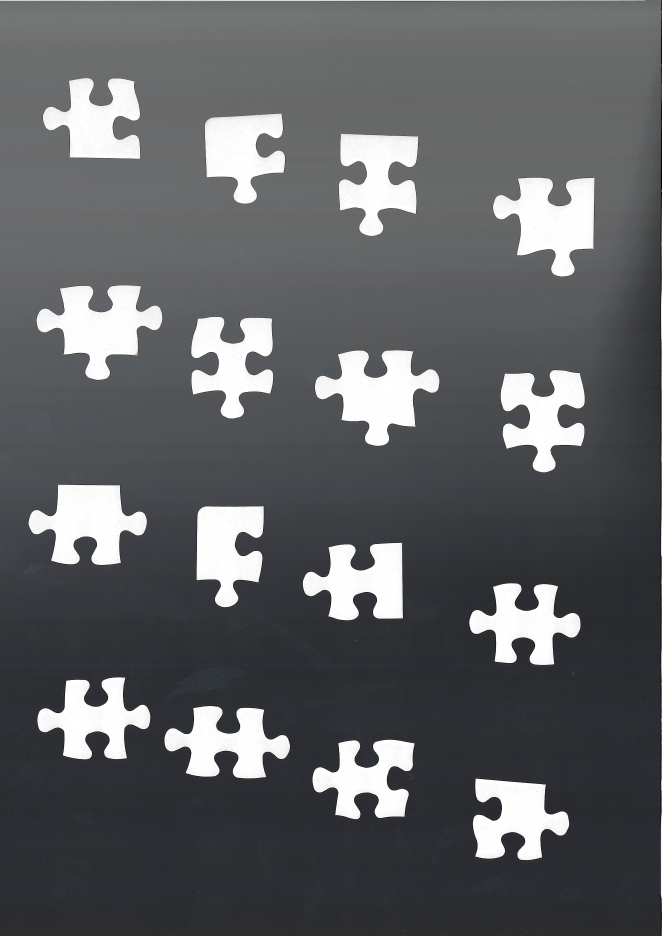
#> input picture 40pieces/input/40F1T16.png, 3306 x 4678 px (shown at 1/5 size)
$ python main.py
#> lines starting #> are read from the running program, lines starting #| are printed output that depends on the picture; after the words box and inside, x2 and y2 are one past the last pixel; in counts of white or black regions, pixels touching at a corner belong together
# -*- coding:utf-8 -*-
import math
import numpy as np
import cv2
import matplotlib.pyplot as plt
import pickle

def main():
    #カラー画像の読み取り
    img_src1 = cv2.imread("./input/40F1T16.png",1)
#> img_src1 is the input picture: shape (4678, 3306, 3); mean B, G, R 99.2, 96.8, 95.6
    img_src2 = cv2.imread("./input/40F17T32.png",1)
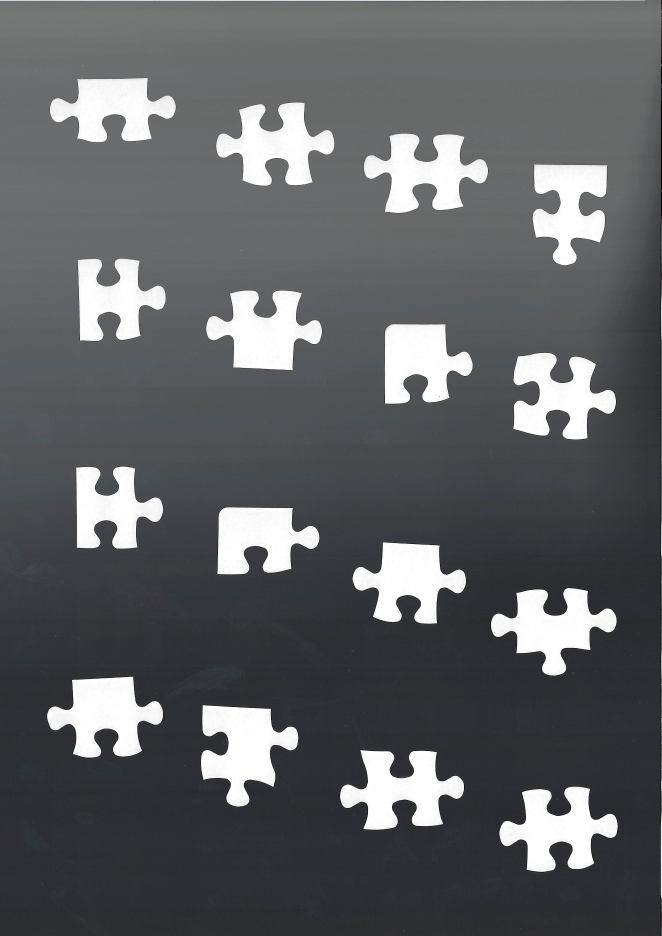
#> input picture 40pieces/input/40F17T32.png, 3306 x 4678 px (shown at 1/5 size)
#> img_src2 is the input picture: shape (4678, 3306, 3); mean B, G, R 99.8, 97.3, 96.2
    img_src3 = cv2.imread("./input/40F33T40.png",1)
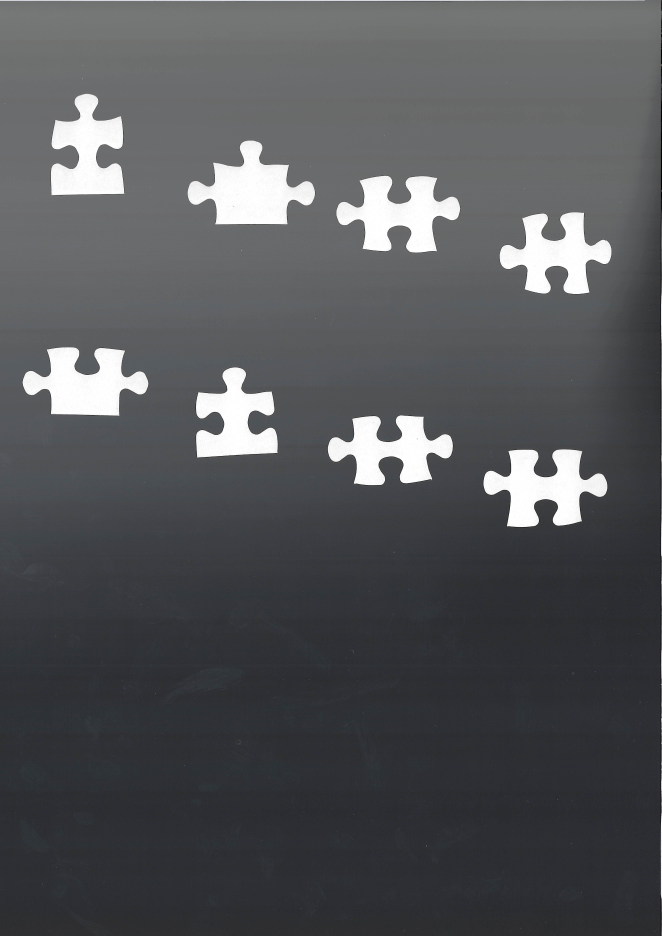
#> input picture 40pieces/input/40F33T40.png, 3306 x 4678 px (shown at 1/5 size)
#> img_src3 is the input picture: shape (4678, 3306, 3); mean B, G, R 88.1, 85.3, 84
    images = [img_src1,img_src2,img_src3]
    img_num = len(images)
#> img_num = 3
    p_num = 40
    """グレースケール，一度保存できればいい
    for i in range(6):
        img_gray = cv2.cvtColor(images[i],cv2.COLOR_BGR2GRAY)
        imname = "./output/Gray/"+ str(i+1) + ".png"
        cv2.imwrite(imname,img_gray)
    """

    #二値化
    #Otsu's thresholding after Gaussian filtering
    imgs_binary = [0,0,0]
    for i in range(img_num):
        img_gray = cv2.cvtColor(images[i],cv2.COLOR_BGR2GRAY)
        blur = cv2.GaussianBlur(img_gray,(5,5),0)
        ret3,imgs_binary[i] = cv2.threshold(blur,0,255,cv2.THRESH_BINARY+cv2.THRESH_OTSU)
#> after the loop, imgs_binary = 3 items
        #cv2.imwrite("./output/Binary/1_"+ str(i+1) + ".png",imgs_binary[i])

    #ラベリング処理
    imgs_data = [0,0,0]
    for i in range(img_num):
        #ラベリング処理(1):大きなノイズもラベリング
        img_color,imgs_data[i] ,center = Labeling(imgs_binary[i])
        #cv2.imwrite("./output/Label/L1_" + str(i+1) + ".png",img_color)
        #ノイズ除去(2):ピース以外のラベリングされた図形の削除
        removeNoise(imgs_binary[i],imgs_data[i],len(imgs_data[i]))
        #cv2.imwrite("./output/Binary/2_" + str(i+1) + ".png",imgs_binary[i])
        img_color,imgs_data[i],center = Labeling(imgs_binary[i])
        #np.savetxt('./output/CSV/before/BeforeData'+ str(i+1) +'.csv',imgs_data[i],delimiter=',')
        #クロージング(3)
        kernel = np.ones((2,2),np.uint8)
        imgs_binary[i] = closing(imgs_binary[i],kernel)
        #cv2.imwrite("./output/Binary/3_" + str(i+1) + ".png",imgs_binary[i])
        #ラベリング処理(3):ノイズ除去済み
        img_color,imgs_data[i],center = Labeling(imgs_binary[i])
#> this loop made 3 passes
#> pass 1, in main, `img_color,imgs_data[i] ,center = Labeling(imgs_binary[i])`:
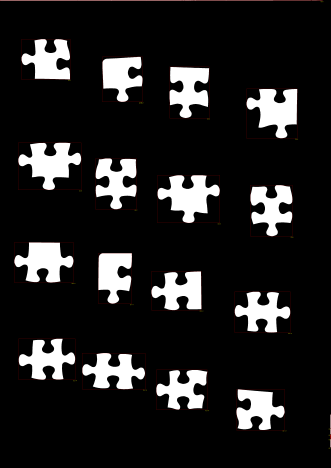
#> img_color: shape (4678, 3306, 3) (shown at 1/10 size); mean B, G, R 33.7, 33.7, 34.3
#> pass 1, in imgClip (call 2), `dst = src[y0:y1,x0:x1]`:
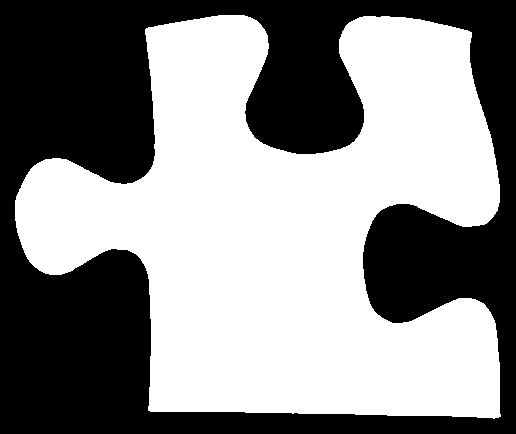
#> dst: shape (434, 516); 54.3% white; 1 black region, box (x1, y1, x2, y2) and area: (0, 0, 516, 434) 102276
#> pass 1, in imgClip (call 3), `dst = src[y0:y1,x0:x1]`:
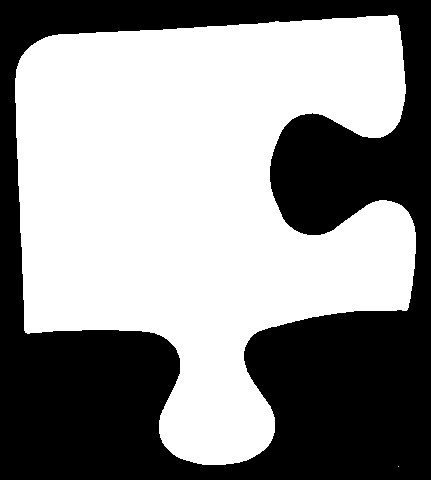
#> dst: shape (480, 431); 55.9% white; 1 black region, box (x1, y1, x2, y2) and area: (0, 0, 431, 480) 91131
#> after the loop, imgs_data = 3 items
        #cv2.imwrite("./output/Label/L2_" + str(i+1) + ".png",img_color)
        #np.savetxt("./output/CSV/after/AfterData"+ str(i+1) +".csv",imgs_data[i],delimiter=',')
    """ピースデータまとめるとき
    p_data = imgs_data[0]
    for i in range(1,img_num):
        p_data = np.append(p_data,imgs_data[i],axis=0)
    np.savetxt("./output/CSV/data.csv",p_data,delimiter=',')
    np.save('./output/CSV/data.npy', p_data)
    np.savetxt('./output/Test/binary1.txt',imgs_binary[0])
    np.savetxt("./output/Test/data.csv",p_data)
    """
    #メモ,27,83,86,100
    #処理が終了したピース数
    count = 0
    #ピースの画像データ104枚を入れる箱
    img_pieces = []
    #ピースのコーナーデータ104つを入れる箱
    p_corners = CornerDetection(imgs_data[0],imgs_binary[0],0,img_pieces)
    count = len(imgs_data[0])
    for i in range(1,len(imgs_data)):
        p_corners = np.append(p_corners,CornerDetection(imgs_data[i],imgs_binary[i],count,img_pieces),axis=0)
        count = count + len(imgs_data[i])

    p_chains = []
    p_points = [] #pointsリストの作成(x,y)
    #directionリストの作成(x,y)
    directions = [
                [ 1, 0], # 0
                [ 1,-1], # 1
                [ 0,-1], # 2
                [-1,-1], # 3
                [-1, 0], # 4
                [-1, 1], # 5
                [ 0, 1], # 6
                [ 1, 1]  # 7
                ]
    p_curvature = []
    p_degrees = []
    distance = 20
    for i in range(len(img_pieces)):
        p_chain,p_point = FreemanChainCode(img_pieces[i],directions)
        p_chains.append(p_chain)
        p_points.append(p_point)
        p_curvature.append(calcCurvature(img_pieces[i],p_point))
        degree = DegreeEquation(distance,p_point)
        p_degrees.append(degree)

    p_edge_list = []
    p_rough_list = []
    #ピースの4辺ごとの座標をまとめたリスト(最終的に使うやつ)
    p_edge_point_list = []
    new_p_corners_list = []
    for Number in range(len(img_pieces)): #ピースの数だけ回る
        print("image No.",Number)
        corner_point_list = newCornerDetection(p_degrees[Number],p_points[Number],img_pieces[Number],Number)
        edge_list,corners_list,points_list = corner_dividing(corner_point_list,p_points[Number])
        new_p_corners_list.append(corners_list)
        p_edge_list.append(edge_list)
        p_edge_point_list.append(points_list)
        #p_edge_point_list = p_edge_point_list + points_list
        rough_list = judge_roughness(p_edge_list[Number])
        p_rough_list.append(rough_list)
        print("\n")

    """
    #座標の保存
    for i in range(len(p_edge_point_list)):
        saveList(p_rough_list[i], str(i) +'_rough')
        for j in range(len(p_edge_point_list[i])):
            saveList(p_edge_point_list[i][j], str(i) + '_' + str(j) +'_edge_point')
    p = loadList('0_0_edge_point')

    #曲率(curvature)とFreemanChainCodeの情報をcsvファイルに出力したいとき．
    p_c_list = []
    for i in range(len(img_pieces)):
        p_c_list.append(p_curvature[i].tolist())
    np.savetxt("./output/CSV/curvature.csv", p_c_list, fmt='%s',delimiter=',')
    np.savetxt("./output/CSV/FreemanChainCode.csv", p_chains, fmt='%s', delimiter=',')
    """
    #グルーピング関数でピースの形状ごとにグループ分け
    group1,group2,group3 = Grouping(p_rough_list)
    #print(group1)
    #print(group2)
    #print(group3)
    #convex...凸 / concavity...凹
    #(i,j) ... (ピース番号i,ピースiの変番号j)のタプルをリストに格納
    group_of_convex,group_of_concavity = rough_grouping(p_rough_list)
    #print(group_of_convex)
    #print(group_of_concavity)

    #p_edge_point_listを並進回転加えたやつ(類似度計算のときに引数としてp_edge_conv_point_list[i][j]を二つ渡してください)
    p_edge_point_conv_list = pointConv(p_edge_point_list,p_rough_list)
    for i in range(len(p_edge_point_conv_list)):
        saveList(p_rough_list[i], str(i) +'_rough')
        for j in range(len(p_edge_point_conv_list[i])):
            saveList(p_edge_point_conv_list[i][j], str(i) + '_' + str(j) +'_edge_conv_point')
    p = loadList('0_0_edge_conv_point')
    print("p = ",p)
    #類似度(距離)行列の生成と保存
    # SSSS = similarityMatrix(p_edge_point_conv_list,p_rough_list,"./output/CSV/AlltoAll_match.csv")

    #保存してある行列を読みこみ
    data2 = np.loadtxt("./output/CSV/AlltoAll_match.csv",delimiter=",")
    #simPは416×(0 or p)のリスト，match_listは416×p×(piece_num,edge_num)
    p = 10
    simP , match_list = similarityPointView(data2,p_rough_list,p)
    W = calcW(data2,simP,p)
    L = calcL(W)
    #np.savetxt("./output/CSV/data_matrix_W2.csv", W, fmt='%s', delimiter=',')
    #np.savetxt("./output/CSV/data_matrix_L.csv", L, fmt='%s', delimiter=',')

    #マッチング
    result,vertical,horizontal = Matching(p_edge_point_conv_list,p_rough_list,group1,group2,group3)

    #マッチング結果のグラフを出力
    Complete_graph("./output/40pieces.pdf",result,vertical,horizontal)

    #showImage(img_pieces[0])


# 画像の表示関数
# [5 lines left out: function showImage, not called in this run]

#リストの保存
def saveList(point_list,name):
    f = open('./output/Point_List/' + str(name) + '.txt', 'wb')
    pickle.dump(point_list, f)

#リストの読み出し
def loadList(name):
    f = open("./output/Point_List/" + str(name) +".txt","rb")
    return pickle.load(f)


#ラベリング関数
def Labeling(src):
    Labels = cv2.connectedComponentsWithStats(src)
    #オブジェクト情報を抽出
    """
    dataは短径図形の左上のx,yと縦横の長さと面積
    centerは短径図形の重心座標
    LabelNumは領域(背景含む)の個数-1で図形の個数を示す
    deleteしているのは背景分
    """
    LabelNum = Labels[0] - 1
    data = np.delete(Labels[2],0,0)
    center = np.delete(Labels[3],0,0)

    dst = cv2.cvtColor(src,cv2.COLOR_GRAY2BGR)
    #dst = src.copy()

    for i in range(LabelNum):
        x0 = data[i][0]
        y0 = data[i][1]
        x1 = data[i][0] + data[i][2]
        y1 = data[i][1] + data[i][3]
        cv2.rectangle(dst,(x0,y0),(x1,y1),(0,0,255))
        cv2.putText(dst,
                    "ID:"+str(i),
                    (x1-20,y1+15),
                    cv2.FONT_HERSHEY_PLAIN,
                    1,(0,255,255))
    #showImage(dst)
    return dst,data,center

#画像の切り抜き
def imgClip(id,data,src):
    x0 = data[id][0] - 15
    y0 = data[id][1] - 15
    x1 = data[id][0] + data[id][2] + 15
    y1 = data[id][1] + data[id][3] + 15
    if len(src.shape) == 3:
        dst = src[y0:y1,x0:x1,:]
    elif len(src.shape) == 2:
        dst = src[y0:y1,x0:x1]
    return dst

#ノイズ除去関数
def removeNoise(src,data,num):
    id = 0
    for id in range(num):
        img_clip = imgClip(id,data,src)
        if img_clip.size < 10000 :
            x0 = data[id][0]
            y0 = data[id][1]
            x1 = data[id][0] + data[id][2]
            y1 = data[id][1] + data[id][3]
            contours = np.array([[x0,y0],[x0,y1],[x1,y1],[x1,y0]])
            #fillPolyは返り値なしでいい
            cv2.fillPoly(src,pts=[contours],color=(0,0,0))

#クロージングによる黒色ノイズ除去関数
def closing(src,kernel):
    dilate = cv2.dilate(src,kernel) #白の領域が膨張
    dilate = cv2.dilate(dilate,kernel) #白の領域が膨張
    dilate = cv2.erode(dilate,kernel) #白の領域が収縮
    dst = cv2.erode(dilate,kernel) #白の領域が収縮
    return dst

#コーナー検出と各ピースの保存
#短形データ，二値画像，現在までの処理を終えたピースの番号，ピース画像格納庫
def CornerDetection(data,img,pnum,img_pieces):
    #goodFeaturesToTrackの試行回数
#> called with data = array of shape (16, 5), pnum = 0
    S = 13
    #閾値
    size = 20
    #分割数
    split = len(data)
#> split = 16
    #コーナーの位置指定，二次元座標系の象限（"左上":0,"左下":1,"右下":2,"右上":3）
    dst_corner = np.zeros((split,4,2))

    for j in range(split):
        img_clip = imgClip(j,data,img)
        img_pieces.append(img_clip)
        img_shi = cv2.cvtColor(img_clip,cv2.COLOR_GRAY2BGR)

        X_median = img_shi.shape[0] / 2
        Y_median = img_shi.shape[0] / 2

        corners = cv2.goodFeaturesToTrack(img_clip,S,0.01,10)
        corners = np.int0(corners)

        count = 0
        X = np.zeros(S,dtype=np.int64)
        Y = np.zeros(S,dtype=np.int64)

        for k in range(S):
            X[k] = corners[k][0][0]
            Y[k] = corners[k][0][1]
        d_min = size
        for i in corners:
            if count <= 2:
                x,y = i.ravel()
                cv2.circle(img_shi,(x,y),3,(0,0,255),-1)
                if count == 2:
                    for l in range(3):
                        if X[l] <= X_median and Y[l] <= Y_median:
                            dst_corner[j][0][0] = X[l]
                            dst_corner[j][0][1] = Y[l]
                        elif X[l] <= X_median and Y[l] > Y_median:
                            dst_corner[j][1][0] = X[l]
                            dst_corner[j][1][1] = Y[l]
                        elif X[l] > X_median and Y[l] > Y_median:
                            dst_corner[j][2][0] = X[l]
                            dst_corner[j][2][1] = Y[l]
                        elif X[l] > X_median and Y[l] <= Y_median:
                            dst_corner[j][3][0] = X[l]
                            dst_corner[j][3][1] = Y[l]
                    for l in range(4):
                        if dst_corner[j][l][0] == 0:
                            check = l
                            if l == 0:
                                X_th = dst_corner[j][l+1][0] + (dst_corner[j][l+3][0] - dst_corner[j][l+2][0])
                                Y_th = dst_corner[j][l+1][1] + (dst_corner[j][l+3][1] - dst_corner[j][l+2][1])
                            elif l == 1:
                                X_th = dst_corner[j][l-1][0] + (dst_corner[j][l+1][0] - dst_corner[j][l+2][0])
                                Y_th = dst_corner[j][l-1][1] + (dst_corner[j][l+1][1] - dst_corner[j][l+2][1])
                            elif l == 2:
                                X_th = dst_corner[j][l+1][0] + (dst_corner[j][l-1][0] - dst_corner[j][l-2][0])
                                Y_th = dst_corner[j][l+1][1] + (dst_corner[j][l-1][1] - dst_corner[j][l-2][1])
                            else:
                                X_th = dst_corner[j][l-1][0] + (dst_corner[j][l-3][0] - dst_corner[j][l-2][0])
                                Y_th = dst_corner[j][l-1][1] + (dst_corner[j][l-3][1] - dst_corner[j][l-2][1])
            else:
                x,y = i.ravel()
                cv2.circle(img_shi,(int(X_th),int(Y_th)),3,(255,0,0),-1)
                d = math.sqrt(pow(X_th - x,2) + pow(Y_th - y,2))
                if d < d_min:
                    d_min = d
                    dst_corner[j][check][0] = x
                    dst_corner[j][check][1] = y
            count += 1
        cv2.circle(img_shi,(int(dst_corner[j][check][0]),int(dst_corner[j][check][1])),3,(0,0,255),-1)
#> this loop made 16 passes
#> (x0 in imgClip, y0 in imgClip, x1 in imgClip, y1 in imgClip) on passes 1 to 8: (202, 378, 718, 812), (1011, 555, 1442, 1035), (1682, 656, 2108, 1197), (2452, 876, 2989, 1399), (170, 1414, 828, 1916), (943, 1571, 1382, 2110), (1562, 1739, 2214, 2246), (2491, 1838, 2941, 2379)
#> pass 3, in imgClip (call 60), `dst = src[y0:y1,x0:x1]`:
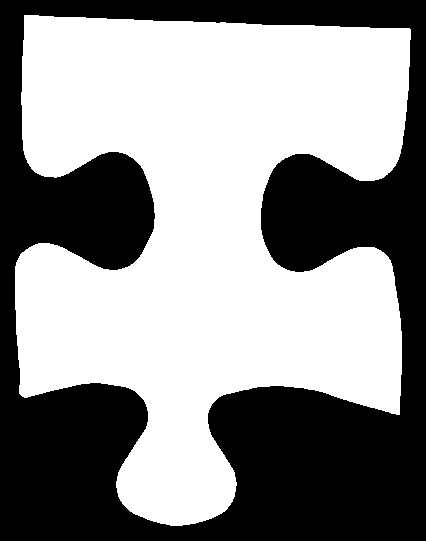
#> dst: shape (541, 426); 56.1% white; 1 black region, box (x1, y1, x2, y2) and area: (0, 0, 426, 541) 101272
#> after the loop:
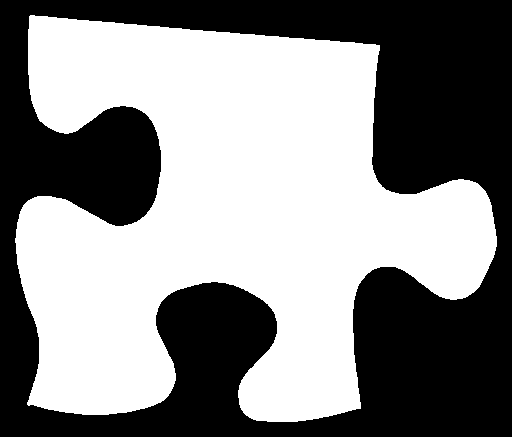
#> img_clip: shape (437, 512); 53% white; 1 black region, box (x1, y1, x2, y2) and area: (0, 0, 512, 437) 105222
#> after the loop, img_pieces = 16 items
#> (the rest of the program and of its run is left out)
